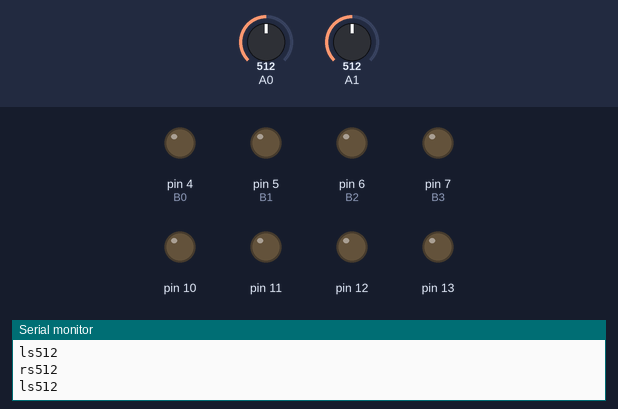
The sketch below on a simulated Arduino Uno, built with avr-gcc and run on an emulated ATmega328P. On the bench: output pins drawn as LEDs (lit = HIGH), the last lines printed to the serial monitor. Inputs (shaded band) come from the test bench; at power-on: A0 = 512, A1 = 512.

Above: at 1.2 s.
1.3 s: A0 set to 682
2.8 s: A0 set to 711
At 3.5 s:
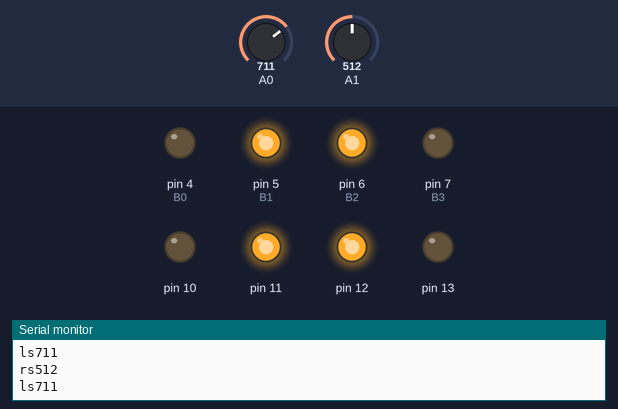
4.3 s: A1 set to 693
5.8 s: A1 set to 711
At 7.0 s:
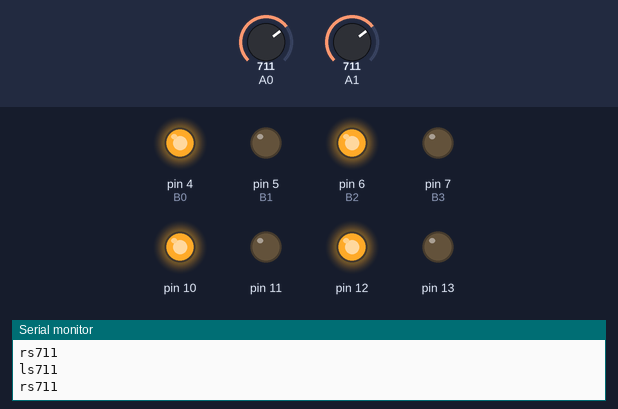
7.3 s: A0 set to 690
At 8.1 s:
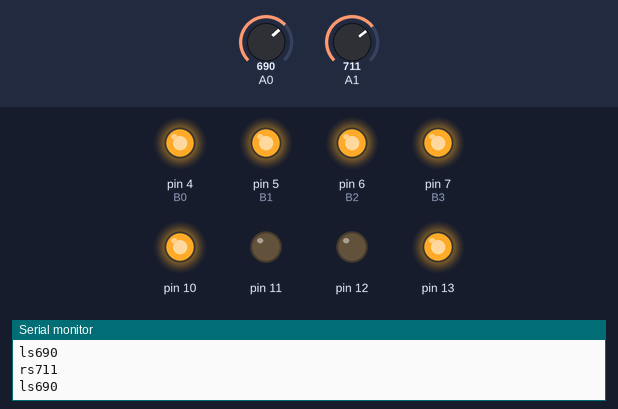
8.8 s: A0 set to 710
At 9.2 s:
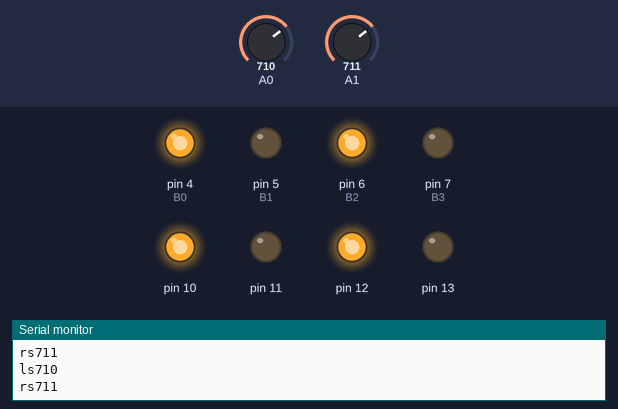
Timing chart, 0 to 11.3 s (numbered marks = the images above; inputs shaded):
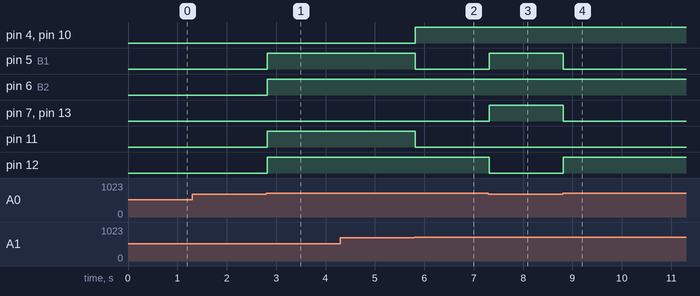

The sketch:

Masterswarmrobot.ino
```cpp
#define B0 4
#define B1 5
#define B2 6
#define B3 7

void setup() {
  // put your setup code here, to run once:
pinMode(10,OUTPUT);
pinMode(11,OUTPUT);
pinMode(12,OUTPUT);
pinMode(13,OUTPUT);
pinMode(B0,OUTPUT);
pinMode(B1,OUTPUT);
pinMode(B2,OUTPUT);
pinMode(B3,OUTPUT);

pinMode(A0,INPUT);
pinMode(A1,INPUT);

Serial.begin(9600);
}
void moveRobot (String motion){
  if (motion=="Forward"){
    digitalWrite(10,HIGH);
    digitalWrite(11,LOW);
    digitalWrite(12,HIGH);
    digitalWrite(13,LOW);
  }
  if(motion=="Backward"){
    digitalWrite(10,LOW);
    digitalWrite(11,HIGH);
    digitalWrite(12,LOW);
    digitalWrite(13,HIGH);
  }
  if(motion=="Left"){
    digitalWrite(10,HIGH);
    digitalWrite(11,LOW);
    digitalWrite(12,LOW);
    digitalWrite(13,HIGH);
    }
  if(motion=="Right"){
    digitalWrite(10,LOW);
    digitalWrite(11,HIGH);
    digitalWrite(12,HIGH);
    digitalWrite(13,LOW);

  }
  if(motion=="Stop"){
    digitalWrite(10,LOW);
    digitalWrite(11,LOW);
    digitalWrite(12,LOW);
    digitalWrite(13,LOW);
  }
}
void loop() {
  int ls=analogRead(A0);
 int rs=analogRead(A1);
 Serial.println("ls"+String(ls));
 Serial.println("rs"+String(rs));
 if(ls>700&&rs>700){
  moveRobot("Forward");
  digitalWrite(4,HIGH);
    digitalWrite(5,LOW);
    digitalWrite(6,HIGH);
    digitalWrite(7,LOW);
 }
 if(ls<700&&rs<700){
  moveRobot("Stop");
  digitalWrite(4,LOW);
    digitalWrite(5,LOW);
    digitalWrite(6,LOW);
    digitalWrite(7,LOW);
 }
 if(ls>700&&rs<700){
  moveRobot("Right");
  digitalWrite(4,LOW);
    digitalWrite(5,HIGH);
    digitalWrite(6,HIGH);
    digitalWrite(7,LOW);
 }
 if(ls<700&&rs>700){
  moveRobot("Left");

  digitalWrite(4,HIGH);
    digitalWrite(5,HIGH);
    digitalWrite(6,HIGH);
    digitalWrite(7,HIGH);

 }
}
```

Measured:
- the behaviour switches between 700 and 701 on A0 (found by bisection; images 0 and 1)
- the behaviour switches between 700 and 701 on A1 (found by bisection; images 1 and 2)
- after the input at 2.8 s, pin 5 (B1), pin 6 (B2), pin 11, pin 12: LOW → HIGH at once
- after the input at 5.8 s, pin 4 (B0), pin 10: LOW → HIGH at once; pin 5 (B1), pin 11: HIGH → LOW at once
- after the input at 7.3 s, pin 5 (B1), pin 7 (B3), pin 13: LOW → HIGH at once; pin 12: HIGH → LOW at once
- after the input at 8.8 s, pin 5 (B1), pin 7 (B3), pin 13: HIGH → LOW at once; pin 12: LOW → HIGH at once
